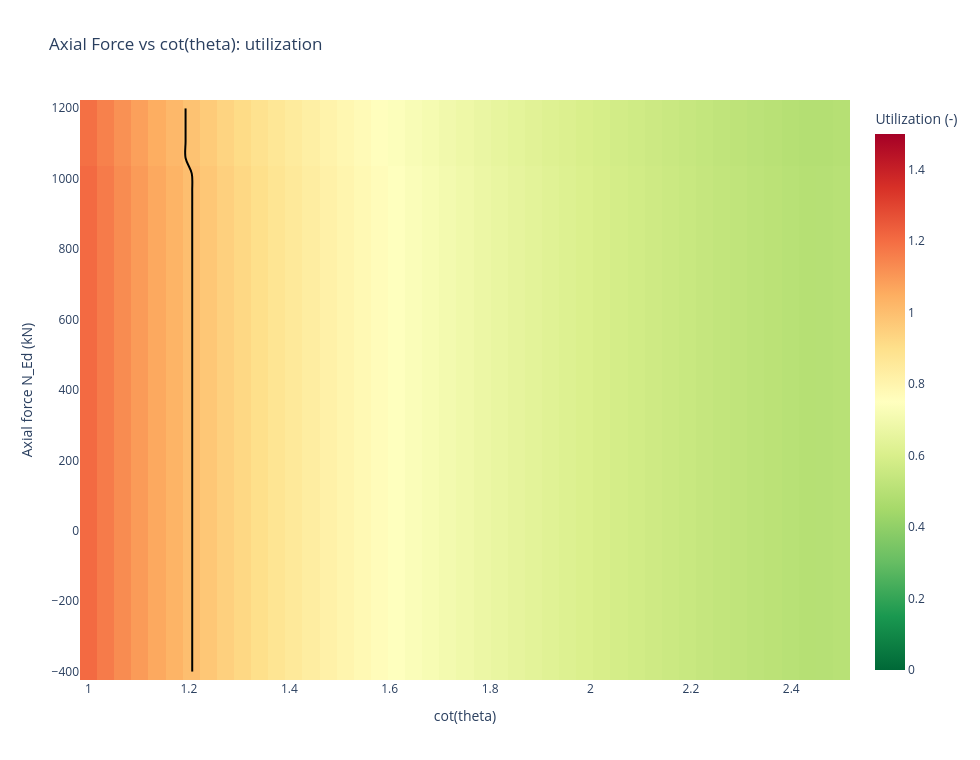

Write notebook code for a chart like this one.
### Markdown cell above
## 8. Axial Force vs Cot(theta) Contour

Useful for assessing sensitivity of utilization (or capacities) to changing axial force.

### Code cell
fig_axial = check.plot_axial_cot_theta_contour(
    load_case=load_case,
    N_min=-400.0,
    N_max=1200.0,
    n_axial=35,
    n_cot=45,
    metric="utilization",
    show=False,
)
fig_axial

### Figure 1 — Plotly figure (JSON) as saved in the notebook; plotly's stock layout.template omitted (floating-point values rounded to 4 significant figures; data arrays with more than 128 entries replaced by an {"elided": "..."} marker saying what was removed)
{"data": [{"colorbar": {"title": {"text": "Utilization (-)"}}, "colorscale": [[0, "rgb(0,104,55)"], [0.1, "rgb(26,152,80)"], [0.2, "rgb(102,189,99)"], [0.3, "rgb(166,217,106)"], [0.4, "rgb(217,239,139)"], [0.5, "rgb(255,255,191)"], [0.6, "rgb(254,224,139)"], [0.7, "rgb(253,174,97)"], [0.8, "rgb(244,109,67)"], [0.9, "rgb(215,48,39)"], [1, "rgb(165,0,38)"]], "hovertemplate": "cot(theta): %{x:.3f}<br>N_Ed: %{y:.1f} kN<br>utilization: %{z:.3f}<extra></extra>", "name": "utilization", "type": "heatmap", "x": [1.0, 1.034, 1.068, 1.102, 1.136, 1.17, 1.205, 1.239, 1.273, 1.307, 1.341, 1.375, 1.409, 1.443, 1.477, 1.511, 1.545, 1.58, 1.614, 1.648, 1.682, 1.716, 1.75, 1.784, 1.818, 1.852, 1.886, 1.92, 1.955, 1.989, 2.023, 2.057, 2.091, 2.125, 2.159, 2.193, 2.227, 2.261, 2.295, 2.33, 2.364, 2.398, 2.432, 2.466, 2.5], "y": [-400.0, -352.9, -305.9, -258.8, -211.8, -164.7, -117.6, -70.59, -23.53, 23.53, 70.59, 117.6, 164.7, 211.8, 258.8, 305.9, 352.9, 400.0, 447.1, 494.1, 541.2, 588.2, 635.3, 682.4, 729.4, 776.5, 823.5, 870.6, 917.6, 964.7, 1012.0, 1059.0, 1106.0, 1153.0, 1200.0], "z": {"elided": "35x45 float values"}, "zmax": 1.5, "zmin": 0}, {"contours": {"coloring": "none", "end": 1, "size": 1, "start": 1}, "hoverinfo": "skip", "line": {"color": "black", "width": 2}, "name": "Utilization = 1.0", "showscale": false, "type": "contour", "x": [1.0, 1.034, 1.068, 1.102, 1.136, 1.17, 1.205, 1.239, 1.273, 1.307, 1.341, 1.375, 1.409, 1.443, 1.477, 1.511, 1.545, 1.58, 1.614, 1.648, 1.682, 1.716, 1.75, 1.784, 1.818, 1.852, 1.886, 1.92, 1.955, 1.989, 2.023, 2.057, 2.091, 2.125, 2.159, 2.193, 2.227, 2.261, 2.295, 2.33, 2.364, 2.398, 2.432, 2.466, 2.5], "y": [-400.0, -352.9, -305.9, -258.8, -211.8, -164.7, -117.6, -70.59, -23.53, 23.53, 70.59, 117.6, 164.7, 211.8, 258.8, 305.9, 352.9, 400.0, 447.1, 494.1, 541.2, 588.2, 635.3, 682.4, 729.4, 776.5, 823.5, 870.6, 917.6, 964.7, 1012.0, 1059.0, 1106.0, 1153.0, 1200.0], "z": {"elided": "35x45 float values"}}], "layout": {"height": 760, "title": {"text": "Axial Force vs cot(theta): utilization"}, "width": 980, "xaxis": {"title": {"text": "cot(theta)"}}, "yaxis": {"title": {"text": "Axial force N_Ed (kN)"}}}}
